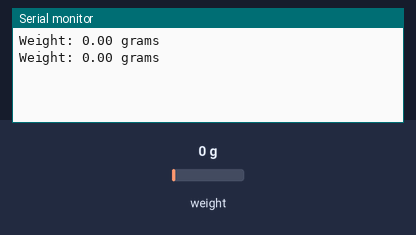
Recording of a sketch running on a simulated Arduino Uno, built with avr-gcc and run on an emulated ATmega328P. Shown: the last lines printed to the serial monitor. Inputs (shaded band) come from the test bench; at power-on: weight on the scale 0 g.

Above: at 3.8 s.
3.9 s: weight on the scale set to 100 g
At 6.3 s:
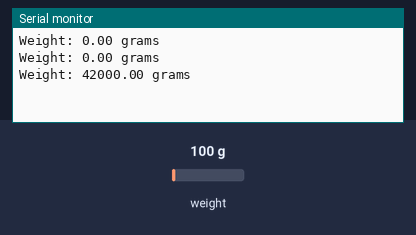
6.7 s: weight on the scale set to 1250 g
At 8.0 s:
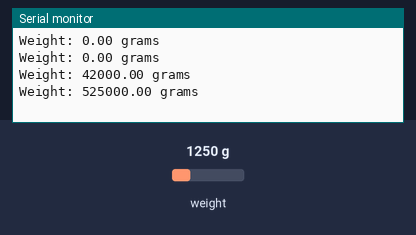
Timing chart, 0 to 9.7 s (numbered marks = the images above; inputs shaded):
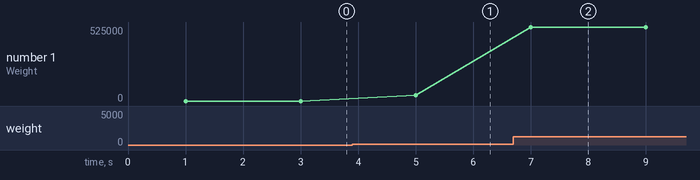

Measured:
- after the input at 3.9 s, the serial monitor: prints a new line after 1.1 s (image 1)
- after the input at 6.7 s, the serial monitor: prints a new line after 0.30 s (image 2)
- plotted number 1: 0 → 42000 after the input at 3.9 s, 42000 → 525000 after the input at 6.7 s

The sketch:

torquemotor1.ino
```cpp
#include "HX711.h"

// Define the pins for the HX711 interface
const int HX711_DOUT_PIN = A0; // Replace with your DT pin
const int HX711_SCK_PIN = A1;  // Replace with your SCK pin

HX711 scale;

void setup() {
  // Initialize the serial communication
  Serial.begin(9600);

  // Initialize the HX711 load cell
  scale.begin(HX711_DOUT_PIN, HX711_SCK_PIN);
}

void loop() {
  // Check if the scale is ready
  if (scale.is_ready()) {
    // Read the weight from the scale
    float weight = scale.get_units(10); // 10 readings for better stability

    // Print the weight to the Serial Monitor
    Serial.print("Weight: ");
    Serial.print(weight);
    Serial.println(" grams");

    // You can change the units to suit your application (e.g., kilograms, ounces, etc.)
    // See the HX711 library documentation for details.

    // Add a delay to prevent rapid updates
    delay(1000); // Adjust the delay as needed
  }
  else {
    Serial.println("Error: Unable to detect the HX711. Please check your connections.");
    delay(1000);
  }
}
```
